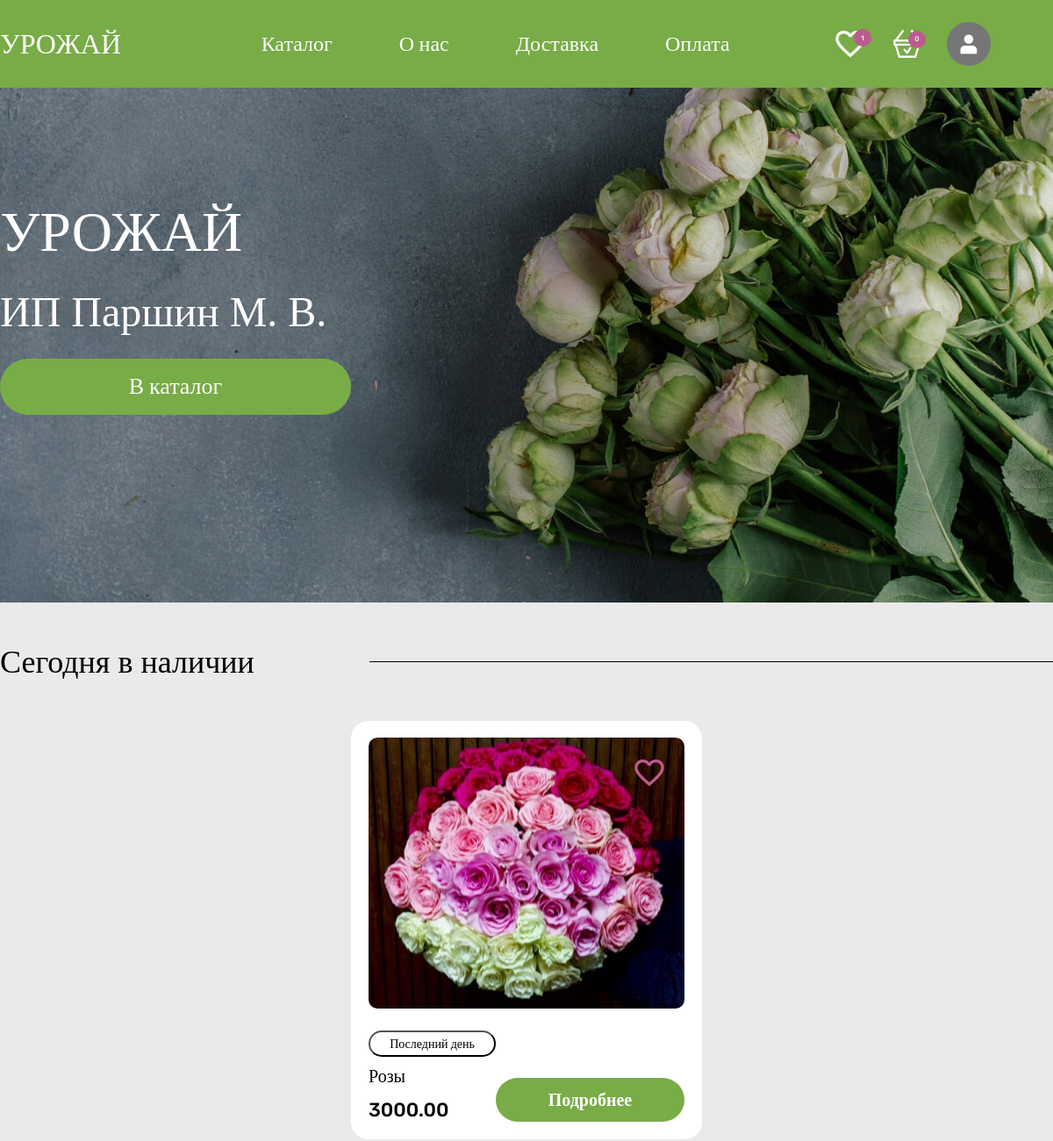
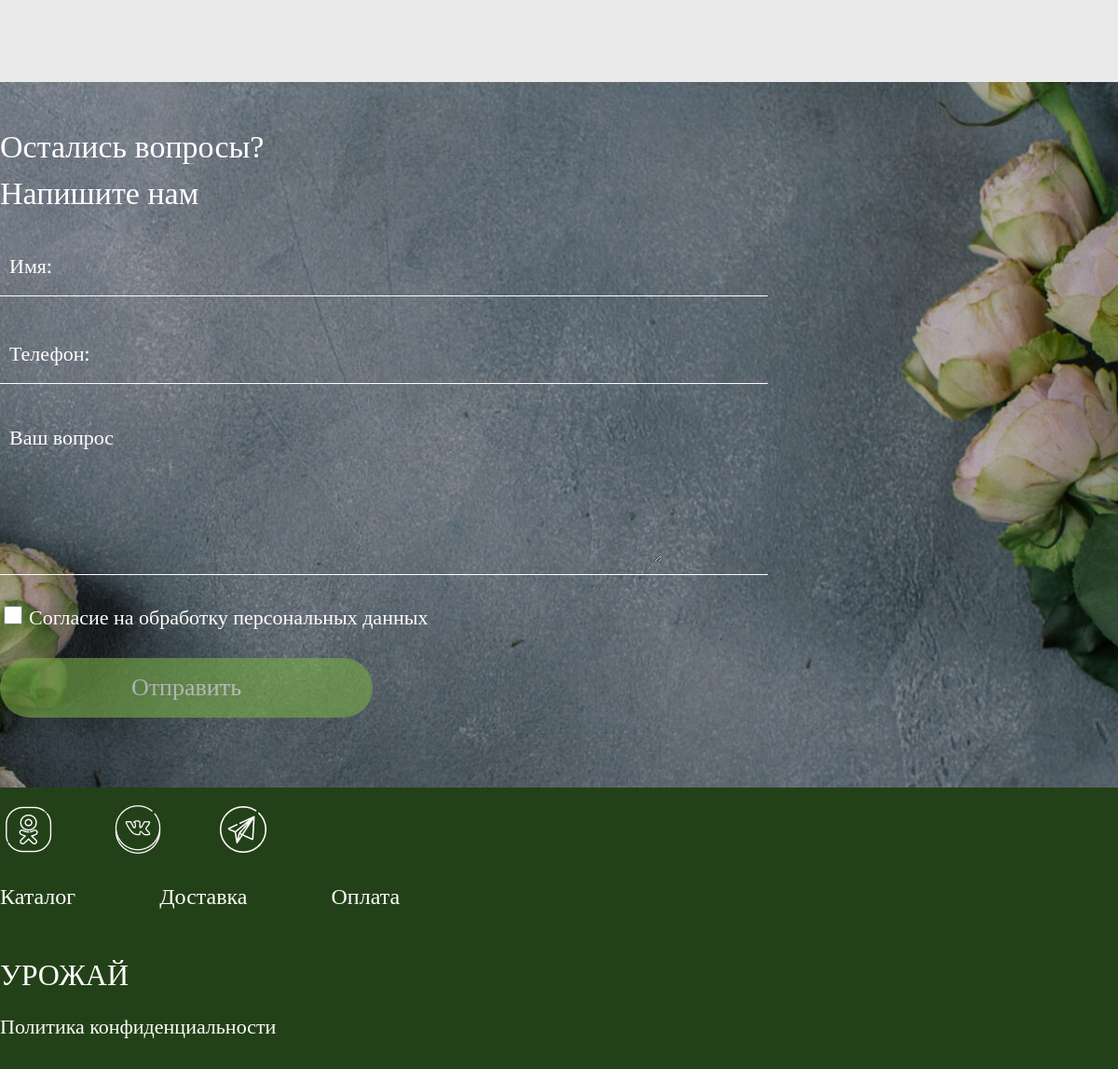
The app's page / (signed in) with its own data (2 pictures, top to bottom).
### catalog/models.py (models this page shows, shortened)
class Product(models.Model):
    category = models.ForeignKey(Category, on_delete=models.PROTECT, verbose_name='Категория')
    stock = models.ForeignKey(Stocks, on_delete=models.SET_NULL, verbose_name='Акция', null=True)
    name = models.CharField(max_length=100, verbose_name='Название')
    price = models.DecimalField(max_digits=10, decimal_places=2, verbose_name='Цена')
    description = models.TextField(verbose_name='Описание')
    class Meta:
        verbose_name_plural = 'Товар'

class PhotoProduct(models.Model):
    product = models.ForeignKey(Product, related_name='photos', on_delete=models.CASCADE)
    photo = models.ImageField(upload_to='photos/', verbose_name='Фотография')

class Stocks(models.Model):
    CATEGORY_CHOICES = [
        ('10', '10%'),
        ('20', '20%'),
    ]
    name = models.CharField(max_length=50, verbose_name='Название Акции')
    discount = models.CharField(max_length=50, choices=CATEGORY_CHOICES, verbose_name='Процент скидки')
    class Meta:
        verbose_name_plural = 'Скидки'
    def __str__(self):
        return self.name

### catalog/views.py (the view)
# urls.py: path('', PostListView.as_view(), name='view'),
class PostListView(ListView):
    model = Product
    template_name = 'base.html'
    context_object_name = 'products'
    def get_queryset(self):
        qs = super().get_queryset()
        user = self.request.user
        if user.is_authenticated:
            liked_ids = set(user.user_likes.values_list('like_id', flat=True))
        else:
            liked_ids = set()
        for product in qs:
            product.is_liked = product.id in liked_ids
        return qs
    def get_context_data(self, **kwargs):
        context = super().get_context_data(**kwargs)
        user = self.request.user
        if user.is_authenticated:
            context['like_count'] = user.user_likes.count()
            context['basket_count'] = user.user_products.count()
        else:
            context['like_count'] = 0
            context['basket_count'] = 0
        return context

### catalog/templates/base.html (shortened to what this page needs)
<!DOCTYPE html>
<html lang="en">
<head>
    {% block styles %}
    {% load static %}
    <link rel="stylesheet" type="text/css" href="{% static 'css/style.css' %}">
    {% endblock %}
    <link rel="stylesheet" type="text/css" href="{% static 'css/reset.css' %}">
    <link rel="stylesheet" type="text/css" href="{% static 'css/header_footer.css' %}">
    <link rel="stylesheet" href="{% static 'css/style.css' %}">
    <link href="https://db.onlinewebfonts.com/c/af7d9ff7bc3d5c229740fe9fe78ebca6?family=Vetrino" rel="stylesheet">
</head>
<body>
    <header class="header">
      <div class="container">
        <div class="header__wrapper">
        <a href="{% url 'view' %}" style="cursor:pointer; text-decoration: none; color: inherit;" class="header_name" >
          УРОЖАЙ
        </a>
        <div class="header_menu">
          <div>
            Каталог
          </div>
          <a href="{% url 'about_us'%}" style="cursor:pointer; text-decoration: none; color: white;">
            О нас
          </a>
          <div>
            Доставка
          </div>
          <div>
            Оплата
          </div>
        </div>
        <div class="header_basket">
          <a class="vector" href="{% url 'view' %}">
            {% if user.is_authenticated %}
            <div class="like_count">
              <img src="{% static 'images/Vector.png' %}">
              <div class="count_like">{{ like_count }}</div>
            </div>
            {% else %}
            <div>
              <img src="{% static 'images/Vector.png' %}">
            </div>
            {% endif %}
          </a>
          <a class="vector" href="{% url 'view' %}">
            {% if user.is_authenticated %}
            <div class="basket_count">
              <img src="{% static 'images/Layer_2.png' %}">
              <div class="count_basket">{{ basket_count }}</div>
            </div>
            {% else %}
            <div>
              <img src="{% static 'images/Layer_2.png' %}">
            </div>
            {% endif %}
          </a>
          {% if user.is_authenticated %}
            <a href="{% url 'profile' %}" style="display:inline;">
              <img src="{% static 'images/Frame 839.png' %}">
            </a>
          {% else %}
          <a href="{% url 'login'%}" style="cursor:pointer; text-decoration: none; color: white;">
            <img src="{% static 'images/avtorizovatsya_qcmrbxi1b3yd 2.png' %}">
          </a>
          {% endif %}
        </div>
      </div>
      </div>
    </header>
{% block content %}
    {% include 'name.html' %}
    <section class="catalog">
      <div class="container section">
        <div class="today">
          <div class="div_today">
            <div class="product_text"> Сегодня в наличии </div>
            <div class="line"></div>
          </div>
          <div class="div_product">
            <div class="grup_product mobil">
                  {% for product in products|slice:":3" %}
                    <div class="product">
                      {% for product in products %}
                      <div class="drawing" style="background-image:url('{{ product.photos.all.0.photo.url }}')">
                          {% if user.is_authenticated %}
                              {% if product.is_liked %}
                                  <img class="like-img" src="{% static 'images/Vector1.png' %}"
                                       data-product-id="{{ product.pk }}" style="cursor:pointer;">
                              {% else %}
                                  <img class="like-img" src="{% static 'images/Vector.png' %}"
                                       data-product-id="{{ product.pk }}" style="cursor:pointer;">
                              {% endif %}
                          {% else %}
                              <a href="{% url 'register' %}" style="cursor:pointer; text-decoration: none; color: white;">
                                  <img class="like-img" src="{% static 'images/Vector.png' %}">
                              </a>
                          {% endif %}
                      </div>
                      {% endfor %}
                <div class="product_info">
                  <div class="product_info1">
                    <button class="input_hit" type="button">{{product.stock}}</button>
                    <div class="bouquet_name">
                      {{product.name}}
                    </div>
                    <div class="cost">
                      {{product.price}}
                    </div>
                  </div>
                  <div class="detailed1">
                    <a href="{% url 'detail' product.pk %}" style="cursor:pointer; text-decoration: none; color: white;" class="detailed color">Подробнее</a>
                  </div>
                </div>
              </div>
              {% endfor %}
            </div>
              </div>
            </div>
          </div>
    </section>
    <div class="div_div">
    </div>
    {% include 'feedback.html' %}
{% endblock %}
<footer class="footer">
      <div class="container container1">
        <div class="footer_link">
          <img class="footer_link1" src="{% static 'images/odnoklassniki_srby782wg2r8 2.png' %}" alt="Иконка одноклассников">
          <img class="footer_link1" src="{% static 'images/vk_q5yb3l21rgfi 2.png' %}" onClick="window.open('https://vk.com/annaparshina1998?from=groups');" style="cursor:pointer">
          <img class="footer_link1" src="{% static 'images/telegram_uiellad0w0fn 2.png' %}" alt="Иконка телеграмм">
        </div>
        <div class="footer_menu">
          <div>
            Каталог
          </div>
          <div>
            Доставка
          </div>
          <div>
            Оплата
          </div>
        </div>
        <div class="footer_name">
          УРОЖАЙ
        </div>
        <div class="footer_pol">
          Политика конфиденциальности
        </div>
      </div>
    </footer>
</body>
</html>

### static/css/style.css (style rules this page uses)
html { height: 100%; width: 100%; }
body { height: 100%; width: 100%; }
.catalog { background-color: #EAEAEA; height: fit-content; }
.today { display: flex; flex-direction: column; width: 100%; height: 100%; }
.div_today { display: flex; align-items: center; height: 135px; gap: 20px; padding-top: 30px; padding-bottom: 30px; }
.product_text { font-family: "Vetrino"; font-size: 36px; flex-basis: 401px; font-weight: 400; line-height: 48px; }
.line { border-bottom: 1px solid #000; flex: 1; }
.div_product { width: 100%; height: 100%; display: flex; justify-content: flex-start; flex-direction: column; gap: 15px; }
.grup_product { display: flex; justify-content: center; gap: 16px; }
.product { height: 477px; width: 400px; background-color: #FFFFFF; border-bottom: 1px solid #FFFFFF; border-radius: 20px; }
.product { display: flex; flex-direction: column; justify-content: center; align-items: center; gap: 20px; }
.drawing { border-radius: 10px; height: 65%; width: 90%; display: flex; justify-content: flex-end; align-items: flex-start; padding-top: 20px; padding-right: 20px; background-size: cover; background-position: center; }
.product_info { height: 23%; width: 90%; justify-content: center; align-items: center; }
.product_info { display: flex; justify-content: space-between; align-items: flex-end; }
.product_info1 { display: flex; flex-direction: column; gap: 10px; }
.input_hit { font-family: "Rubik"; font-size: 14px; height: 30px; width: 145px; border-radius: 50px; background-color: #FFFFFF; font-weight: 500; }
.bouquet_name { height: 27px; font-size: 20px; font-family: "Rubik"; font-weight: 400; }
.cost { height: 27px; font-size: 22px; font-family: "Rubik"; font-weight: 500; }
.detailed1 { display: flex; justify-content: flex-end; align-items: flex-end; height: 50px; width: 350px; }
.detailed { border: none; color: #FFFDFD; font-family: "Rubik"; font-size: 20px; height: 100%; width: 100%; border-bottom: 1px solid #78AC47; border-radius: 50px; background-color: #78AC47; display: flex; justify-content: center; align-items: center; font-weight: 700; }
.div_div { height: 60px; background-color: #EAEAEA; }

### static/css/header_footer.css (style rules this page uses)
.header { height: 100px; width: 100%; background-color: #78AC47; color: #FFFDFD; font-size: 24px; font-family: "Rubik"; font-weight: 500; }
.container { max-width: 1240px; margin: 0 auto; width: 100%; height: 90%; }
.header__wrapper { display: flex; justify-content: space-between; align-items: center; height: 100px; }
.header_name { height: 84px; width: 227px; display: flex; align-items: center; font-size: 32px; font-family: "Vetrino"; font-weight: 400; }
.header_menu { height: 84px; width: 534px; display: flex; align-items: center; justify-content: space-between; }
.header_basket { gap: 29px; height: 84px; width: 227px; display: flex; align-items: center; justify-content: flex-end; }
.like_count { position: relative; }
.like_count .count_like { position: absolute; top: 33%; left: 84%; transform: translate(-50%, -50%); color: #EBEBEB; font-weight: 500; font-size: 8px; }
.basket_count { position: relative; }
.count_like { display: flex; justify-content: center; align-items: center; height: 20px; width: 20px; background-color: #BC5B90; border-radius: 50%; }
.count_basket { display: flex; justify-content: center; align-items: center; height: 20px; width: 20px; background-color: #BC5B90; border-radius: 50%; }
.basket_count .count_basket { position: absolute; top: 33%; left: 83%; transform: translate(-50%, -50%); color: #EBEBEB; font-weight: 500; font-size: 8px; }
.footer { height: 302px; background-color: #234118; display: flex; flex-direction: column; justify-content: space-around; }
.footer_link { display: flex; gap: 58px; justify-content: flex-start; align-items: center; }
.footer_menu { color: #FFFDFD; font-size: 24px; font-family: "Rubik"; display: flex; justify-content: flex-start; align-items: center; gap: 90px; height: 84px; font-weight: 500; }
.footer_name { font-size: 32px; font-family: "Vetrino"; color: #FFFDFD; height: 84px; display: flex; justify-content: flex-start; align-items: center; font-weight: 400; }
.footer_pol { color: #FFFDFD; font-size: 22px; font-family: "Rubik"; font-weight: 400; }

### records on screen
Product: photos.all.0.photo (picture), stock "Последний день", name "Розы", price "3000.00"

### other values on screen
{{ like_count }} "1"
{{ basket_count }} "0"
